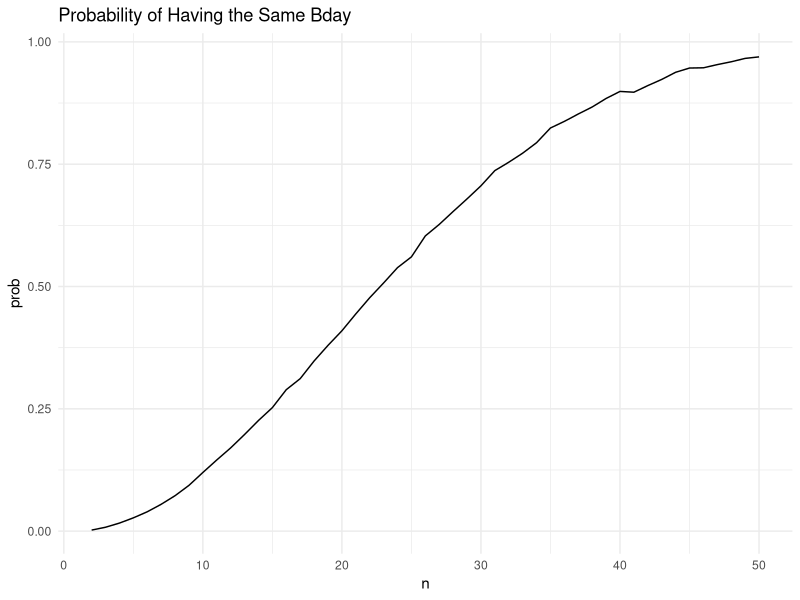

Here is the R script that generated this plot:
## ---- chunk 1
library(tidyverse)

knitr::opts_chunk$set(
  comment = '', fig.width = 8, fig.height = 6, out.width = "90%"
)

theme_set(theme_minimal() + theme(legend.position = "bottom"))

options(
  ggplot2.continuous.colour = "viridis",
  ggplot2.continuous.fill = "viridis"
)

scale_colour_discrete = scale_colour_viridis_d
scale_fill_discrete = scale_fill_viridis_d
## ---- chunk 2
bday_sim = function(n) {
  
  bdays = sample(1:365, size = n, replace = TRUE)

  duplicate = length(unique(bdays)) < n
  
  return(duplicate)
  
}

bday_sim(50)
## ---- chunk 3
sim_res = 
  expand_grid(
    n = c(2:50),
    iter = 1:10000
  ) |>
  mutate(res = map_lgl(n, bday_sim)) |>
  group_by(n) |>
  summarize(prob = mean(res))
## ---- chunk 4
sim_res |>
  ggplot(aes(x = n, y = prob)) +
  geom_line() +
  labs(title = "Probability of Having the Same Bday")
## ---- chunk 5
rnorm_t.test = function(u){
  
  samp = rnorm(n = 30, mean = u, sd = 5)
  
  broom::tidy(t.test(samp, conf.level = 0.95))
}

rnorm_t.test(u=0)
## ---- chunk 6
sim_samp = 
  expand_grid(
    mean = 0:5,
    iter = 5000) |>
  mutate(samp = map(mean,rnorm_t.test)) |>
  unnest(samp)

